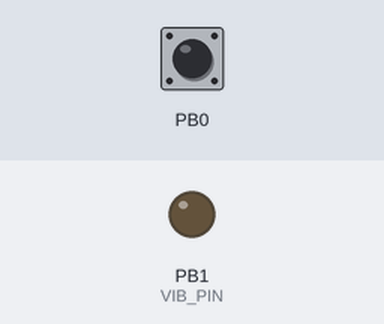
Simulated run of this sketch. Board: ATtiny85, built with avr-gcc and run on an emulated ATtiny85. Parts: output pins drawn as LEDs (lit = HIGH). The test bench sets the inputs (shaded band); at power-on: PB0 HIGH.

Above: at 1.2 s.
1.3 s: PB0 pulled LOW for 0.15 s
At 1.37 s:
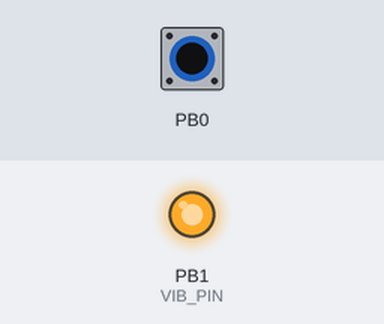
2.9 s: PB0 pulled LOW for 3.2 s
At 6.6 s:
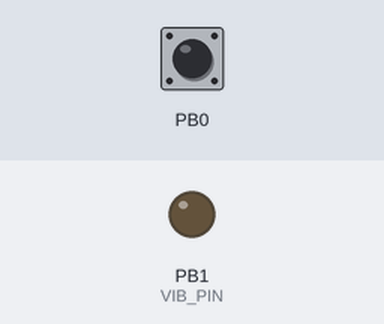
Timing chart, 0 to 8.1 s (numbered marks = the images above; inputs shaded):
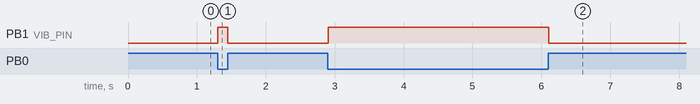

The sketch:

TinyCapVib.ino
```cpp
/*
 * Capsense with an ATTINY85 Lily/Digispark
 * VIBRO MOTOR ON PIN 4
 * CAPSENSE ON PIN 0 (SENSOR) / 1 (SEND)
 */

#include <CapacitiveSensor.h>

#define CAP_SENS  0
#define CAP_SEND  4
#define VIB_PIN   1

// 1M resistor between pins
// 100pF cap between CAP_SENS and GND
// add a capacitive sensor (wire, foil, conductive object) to pin CAP_SENS
CapacitiveSensor capsense = CapacitiveSensor(CAP_SEND, CAP_SENS);

void setup() {
  pinMode(VIB_PIN, OUTPUT);
  //Serial.begin(9600);
  // turn off autocalibrate on channel 1 - just as an example
  capsense.set_CS_AutocaL_Millis(0xFFFFFFFF);
  //capsense.set_CS_AutocaL_Millis(100);
}

void loop() {
  int mappedval = 0;
  long capval =  capsense.capacitiveSensor(30);
  mappedval = map(capval, 300, 1600, 0, 255);
  mappedval = constrain(mappedval, 0, 255);
  //Serial.println(capval);
  /*
  if(capval > 350) {
    digitalWrite(VIB_PIN, HIGH);
  } else {
    digitalWrite(VIB_PIN, LOW);
  }*/
  analogWrite(VIB_PIN, mappedval);
  /*
  digitalWrite(VIB_PIN, HIGH);
  delay(200);
  digitalWrite(VIB_PIN, LOW);
  delay(1000);
  */
  delay(10);                             // arbitrary delay to limit data to serial port
}
```

Measured:
- after the input at 1.3 s, PB1 (VIB_PIN): LOW → HIGH at once, → LOW 0.14 s later
- after the input at 2.9 s, PB1 (VIB_PIN): LOW → HIGH at once, → LOW 3.2 s later
